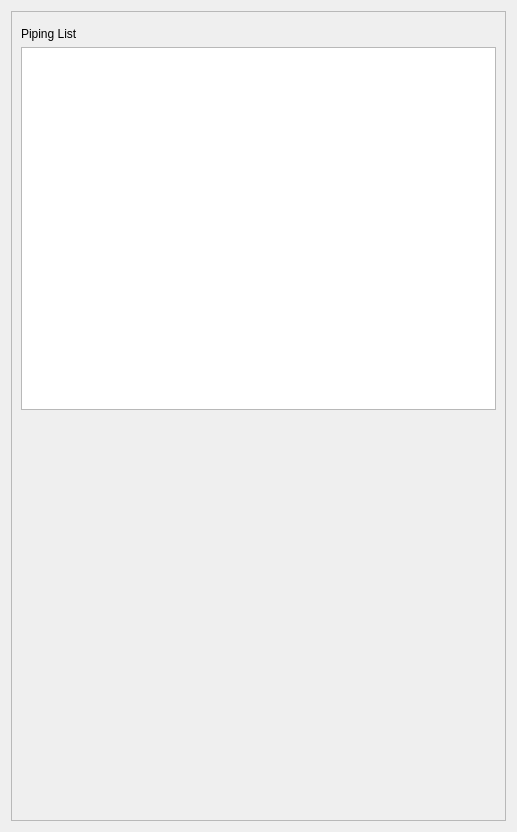
<?xml version="1.0" encoding="UTF-8"?>
<ui version="4.0">
 <class>PropertyPiping</class>
 <widget class="QWidget" name="PropertyPiping">
  <property name="geometry">
   <rect>
    <x>0</x>
    <y>0</y>
    <width>517</width>
    <height>832</height>
   </rect>
  </property>
  <property name="sizePolicy">
   <sizepolicy hsizetype="Preferred" vsizetype="Preferred">
    <horstretch>0</horstretch>
    <verstretch>0</verstretch>
   </sizepolicy>
  </property>
  <property name="maximumSize">
   <size>
    <width>600</width>
    <height>16777215</height>
   </size>
  </property>
  <property name="windowTitle">
   <string>Piping properties</string>
  </property>
  <layout class="QGridLayout" name="gridLayout_4">
   <item row="0" column="0">
    <widget class="QScrollArea" name="scrollArea">
     <property name="horizontalScrollBarPolicy">
      <enum>Qt::ScrollBarAsNeeded</enum>
     </property>
     <property name="widgetResizable">
      <bool>true</bool>
     </property>
     <widget class="QWidget" name="scrollAreaWidgetContents">
      <property name="geometry">
       <rect>
        <x>0</x>
        <y>0</y>
        <width>497</width>
        <height>812</height>
       </rect>
      </property>
      <layout class="QGridLayout" name="gridLayout_5">
       <item row="4" column="1">
        <spacer name="verticalSpacer">
         <property name="orientation">
          <enum>Qt::Vertical</enum>
         </property>
         <property name="sizeHint" stdset="0">
          <size>
           <width>0</width>
           <height>395</height>
          </size>
         </property>
        </spacer>
       </item>
       <item row="0" column="0" colspan="3">
        <widget class="GenericPropertiesHead" name="genericPropsHeadWidget" native="true"/>
       </item>
       <item row="3" column="0" colspan="3">
        <widget class="GenericPropertiesFeet" name="genericPropsFeetWidget" native="true"/>
       </item>
       <item row="1" column="0">
        <widget class="QLabel" name="label">
         <property name="text">
          <string>Piping List</string>
         </property>
        </widget>
       </item>
       <item row="2" column="0" colspan="3">
        <widget class="QListWidget" name="pipingListWidget"/>
       </item>
      </layout>
     </widget>
    </widget>
   </item>
  </layout>
 </widget>
 <customwidgets>
  <customwidget>
   <class>GenericPropertiesHead</class>
   <extends>QWidget</extends>
   <header location="global">GenericPropertiesHead.h</header>
   <container>1</container>
  </customwidget>
  <customwidget>
   <class>GenericPropertiesFeet</class>
   <extends>QWidget</extends>
   <header>GenericPropertiesFeet.h</header>
   <container>1</container>
  </customwidget>
 </customwidgets>
 <tabstops>
  <tabstop>scrollArea</tabstop>
  <tabstop>pipingListWidget</tabstop>
 </tabstops>
 <resources>
  <include location="../../../openscantools.qrc"/>
 </resources>
 <connections/>
</ui>
